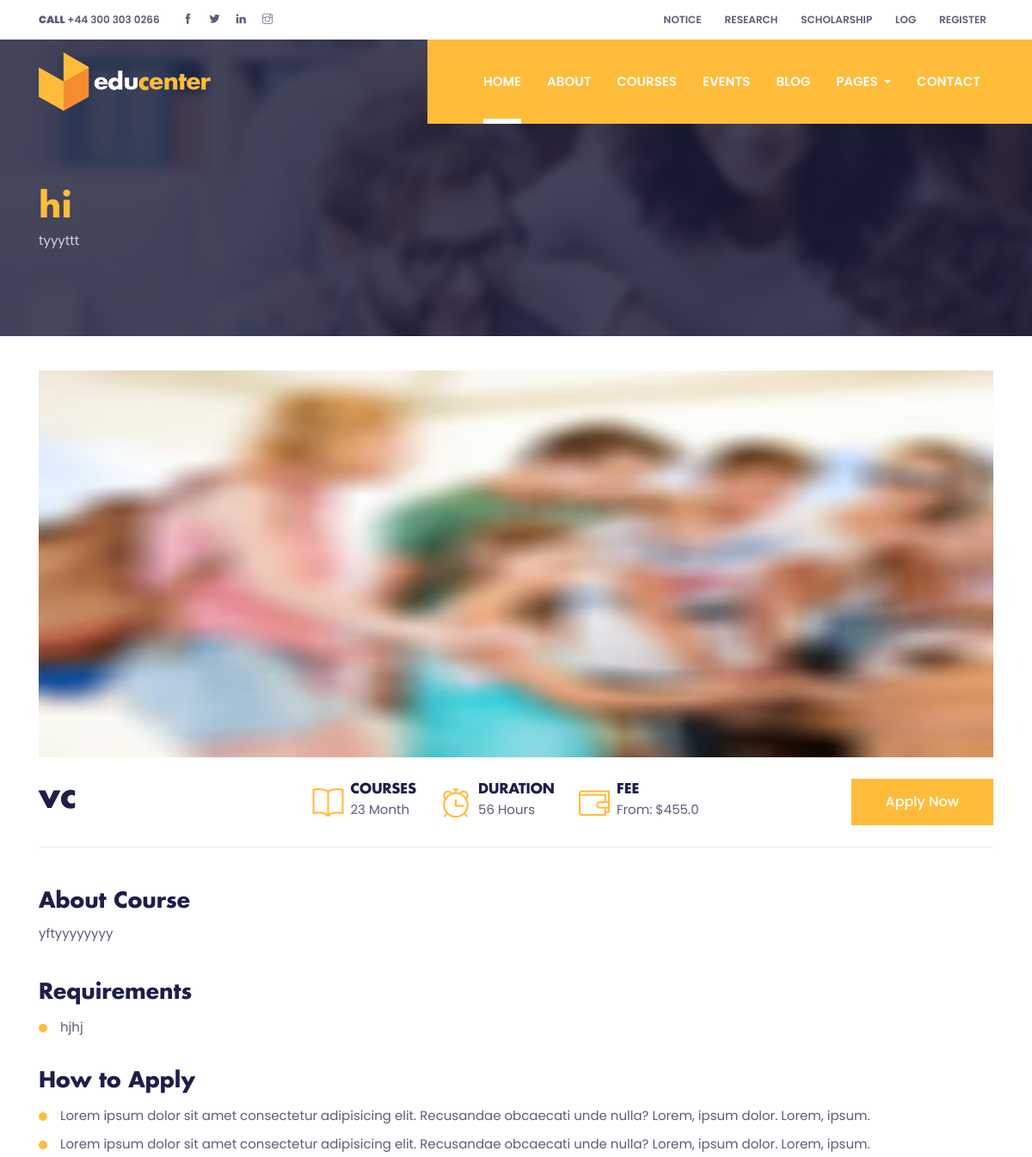
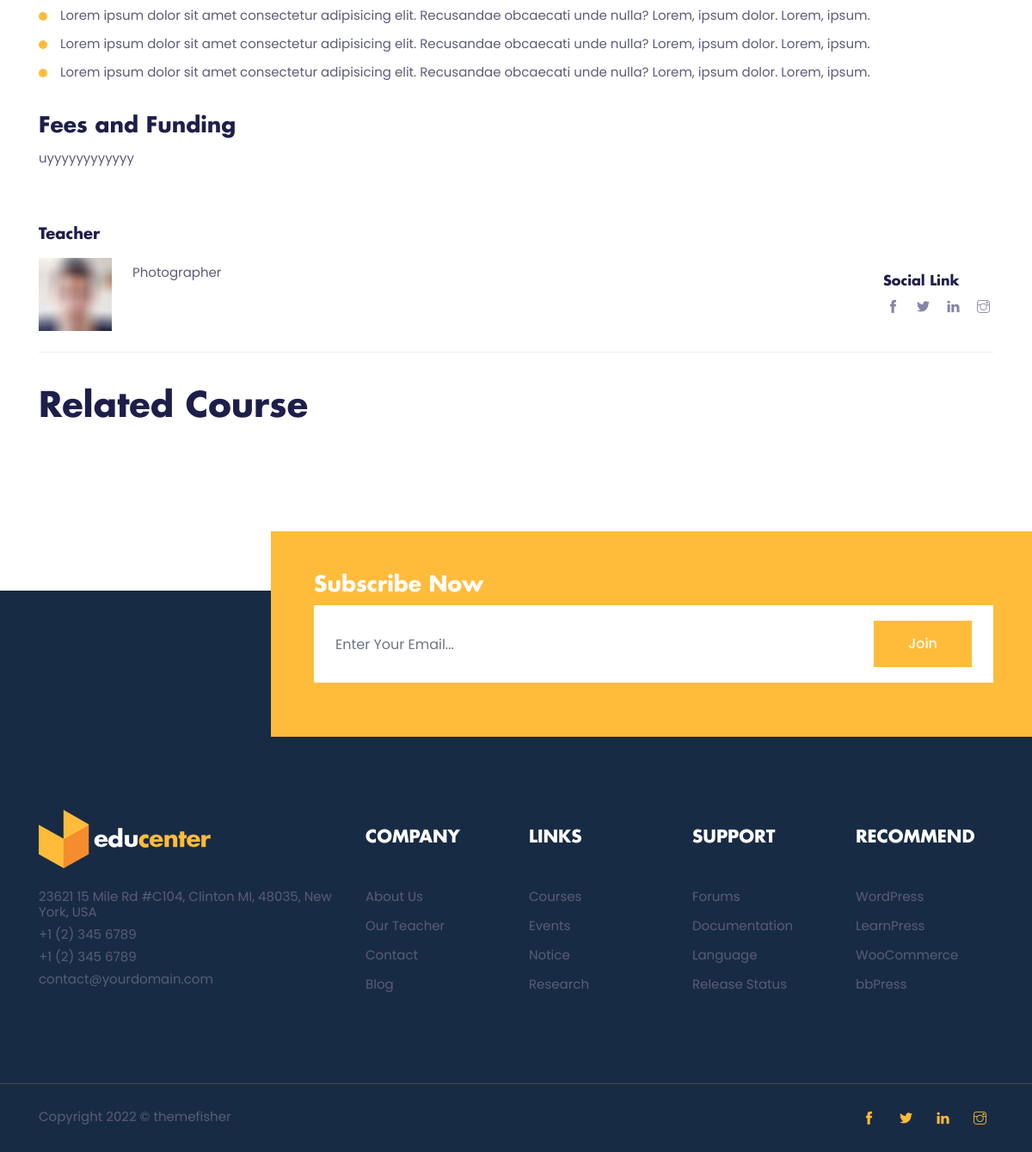
The app's page /educenter/course-single/1 with its own data (2 pictures, top to bottom).
### educenter/models.py (models this page shows)
class CommonInfo(models.Model):
    name = models.CharField(max_length=100, null=False)
    content = models.TextField(default='')
    header_about = models.ForeignKey('About', null=True, on_delete=models.CASCADE)
    class Meta:
        abstract = True
        ordering = ['id']
    def __str__(self):
        return self.name

class About(CommonInfo):
       header_about = None

class Course(CommonInfo):
    c_length = models.IntegerField()
    c_duration = models.IntegerField()
    c_requirement = models.ManyToManyField('Requirement')
    c_teacher = models.ForeignKey('Teacher', on_delete=models.SET_NULL, null=True)
    c_school = models.ForeignKey('School', on_delete=models.CASCADE)
    fees = models.FloatField(null=True, blank=True)
    funding = models.TextField(null=True, blank=True)
    image_url = models.ImageField(upload_to='images/courses/', null=True)

class Requirement(CommonInfo):
    content = None

### educenter/views.py (the view)
class CustomDetail(DetailView):
    def get_context_data(self, **kwargs):
        try:
            context = super().get_context_data(**kwargs)
            context['blog_reccommend'] = Blog.objects.filter(post_date__lt=date(2022,4,21))
            context['event_reccommend'] = Event.objects.filter(id__lt=4)
            context['title'] = self.object.header_about
            context['course_reccommend'] = Course.objects.filter(Q(c_school=self.object.c_school)&~Q(id=self.object.id))
        except AttributeError:
            pass
        return context

### templates/educenter/core/course-single.html
{% extends 'educenter/core/base.html' %}
{% load static %}
{% block content %}
{% include 'educenter/core/common/title.html' %}
{% include 'educenter/core/course/course-detail.html' %}
{% include 'educenter/core/course/related-course.html' %}
{% endblock content %}

### templates/educenter/core/common/title.html (shortened to what this page needs)
{% load static %}
<section class="page-title-section overlay" data-background="{% static 'images/backgrounds/page-title.jpg'%}">
  <div class="container">
    <div class="row">
      <div class="col-md-8">
        <ul class="list-inline custom-breadcrumb">
          <li class="list-inline-item"><a class="h2 text-primary font-secondary" href="{% url 'user:about' %}">{{title.name}}</a></li>
        </ul>
        <p class="text-lighten">{{title.content}}</p>
      </div>
    </div>
  </div>
</section>

### templates/educenter/core/course/course-detail.html (shortened to what this page needs)
{% load static %}
<section class="section-sm">
  <div class="container">
    <div class="row">
      <div class="col-12 mb-4">
        <img src={{ object.image_url.url}} class="img-fluid w-100" style="height: 450px;width:720px">
      </div>
    </div>
    <div class="row align-items-center mb-5">
      <div class="col-xl-3 order-1 col-sm-6 mb-4 mb-xl-0">
        <h2>{{object.name}}</h2>
      </div>
      <div class="col-xl-6 order-sm-3 order-xl-2 col-12 order-2">
        <ul class="list-inline text-xl-center">
          <li class="list-inline-item mr-4 mb-3 mb-sm-0">
            <div class="d-flex align-items-center">
              <i class="ti-book text-primary icon-md mr-2"></i>
              <div class="text-left">
                <h6 class="mb-0">COURSES</h6>
                <p class="mb-0">{{object.c_length}} Month</p>
              </div>
            </div>
          </li>
          <li class="list-inline-item mr-4 mb-3 mb-sm-0">
            <div class="d-flex align-items-center">
              <i class="ti-alarm-clock text-primary icon-md mr-2"></i>
              <div class="text-left">
                <h6 class="mb-0">DURATION</h6>
                <p class="mb-0">{{object.c_duration}} Hours</p>
              </div>
            </div>
          </li>
          <li class="list-inline-item mr-4 mb-3 mb-sm-0">
            <div class="d-flex align-items-center">
              <i class="ti-wallet text-primary icon-md mr-2"></i>
              <div class="text-left">
                <h6 class="mb-0">FEE</h6>
                <p class="mb-0">From: ${{object.fees}}</p>
              </div>
            </div>
          </li>
        </ul>
      </div>
      <div class="col-xl-3 text-sm-right text-left order-sm-2 order-3 order-xl-3 col-sm-6 mb-4 mb-xl-0">
        <a href="#" class="btn btn-primary">Apply now</a>
      </div>
      <div class="col-12 mt-4 order-4">
        <div class="border-bottom border-primary"></div>
      </div>
    </div>
    <div class="row">
      <div class="col-12 mb-4">
        <h3>About Course</h3>
        <p>{{object.content}}</p>
      </div>
      <div class="col-12 mb-4">
        <h3 class="mb-3">Requirements</h3>
        <div class="col-12 px-0">
          <div class="row">
            {% for r1 in object.c_requirement.all %}
            <div class="col-md-6">
              <ul class="list-styled">
                <li>{{r1}}</li>
              </ul>
            </div>
            {% endfor %}
          </div>
        </div>
      </div>
      <div class="col-12 mb-4">
        <h3 class="mb-3">How to Apply</h3>
        <ul class="list-styled">
          <li>Lorem ipsum dolor sit amet consectetur adipisicing elit. Recusandae obcaecati unde nulla? Lorem, ipsum
            dolor. Lorem, ipsum.</li>
          <li>Lorem ipsum dolor sit amet consectetur adipisicing elit. Recusandae obcaecati unde nulla? Lorem, ipsum
            dolor. Lorem, ipsum.</li>
          <li>Lorem ipsum dolor sit amet consectetur adipisicing elit. Recusandae obcaecati unde nulla? Lorem, ipsum
            dolor. Lorem, ipsum.</li>
          <li>Lorem ipsum dolor sit amet consectetur adipisicing elit. Recusandae obcaecati unde nulla? Lorem, ipsum
            dolor. Lorem, ipsum.</li>
          <li>Lorem ipsum dolor sit amet consectetur adipisicing elit. Recusandae obcaecati unde nulla? Lorem, ipsum
            dolor. Lorem, ipsum.</li>
        </ul>
      </div>
      <div class="col-12 mb-5">
        <h3>Fees and Funding</h3>
        <p>{{object.funding}}</p>
      </div>
      <div class="col-12">
        <h5 class="mb-3">Teacher</h5>
        <div class="d-flex justify-content-between align-items-center flex-wrap">
          <div class="media mb-2 mb-sm-0">
            <img class="mr-4 img-fluid" src="{% static 'images/teacher.jpg'%}" alt="Teacher">
            <div class="media-body">
              Photographer
            </div>
          </div>
          <div class="social-link">
            <h6 class="d-none d-sm-block">Social Link</h6>
            <ul class="list-inline">
              <li class="list-inline-item"><a class="d-inline-block text-light p-1" href="#"><i class="ti-facebook"></i></a></li>
              <li class="list-inline-item"><a class="d-inline-block text-light p-1" href="#"><i class="ti-twitter-alt"></i></a></li>
              <li class="list-inline-item"><a class="d-inline-block text-light p-1" href="#"><i class="ti-linkedin"></i></a></li>
              <li class="list-inline-item"><a class="d-inline-block text-light p-1" href="#"><i class="ti-instagram"></i></a></li>
            </ul>
          </div>
        </div>
        <div class="border-bottom border-primary mt-4"></div>
      </div>
    </div>
  </div>
</section>

### static/educenter/css/style.css (style rules this page uses)
body { line-height: 1.2; font-family: "Poppins", sans-serif; -webkit-font-smoothing: antialiased; font-size: 15px; color: #5c5c77; }
p, .paragraph { font-weight: 400; color: #5c5c77; font-size: 15px; line-height: 1.9; font-family: "Poppins", sans-serif; }
h1, h2, h3, h4, h5, h6 { color: #1e1e4b; font-family: "futura-bold"; font-weight: 700; line-height: 1.2; }
h2, .h2 { font-size: 40px; }
h3, .h3 { font-size: 25px; }
h5, .h5 { font-size: 18px; }
h6, .h6 { font-size: 16px; }
.btn { font-size: 16px; font-family: "Poppins", sans-serif; text-transform: capitalize; padding: 15px 40px; border-radius: 0; font-weight: 500; border: 0; position: relative; z-index: 1; transition: .2s ease; overflow: hidden; }
.btn::before { position: absolute; content: ""; height: 80%; width: 100%; left: 0; bottom: 10%; z-index: -1; transition: -webkit-transform .2s ease-in-out; transition: transform .2s ease-in-out; transition: transform .2s ease-in-out, -webkit-transform .2s ease-in-out; -webkit-transform-origin: top; transform-origin: top; -webkit-transform: scaleY(0); transform: scaleY(0); }
.btn-primary { background: #ffbc3b; color: #fff; }
.btn-primary::before { background: #fff; }
body { background-color: #fff; overflow-x: hidden; }
ol, ul { list-style-type: none; margin: 0px; }
img { vertical-align: middle; border: 0; }
a, a:hover, a:focus { text-decoration: none; }
a, button, select { cursor: pointer; transition: .2s ease; }
.section-sm { padding-top: 40px; padding-bottom: 40px; }
.border-primary { border-color: #ededf1 !important; }
.overlay { position: relative; }
.overlay::before { position: absolute; content: ''; height: 100%; width: 100%; top: 0; left: 0; background: #1a1a37; opacity: .8; }
.text-primary { color: #ffbc3b !important; }
.text-light { color: #8585a4 !important; }
.text-lighten { color: #d6d6e0 !important; }
.font-secondary { font-family: "futura-bold"; }
.icon-md { font-size: 36px; }
.page-title-section { padding: 200px 0 80px; }
.list-styled { padding-left: 25px; }
.list-styled li { position: relative; margin-bottom: 15px; }
.list-styled li::before { position: absolute; content: ""; height: 10px; width: 10px; border-radius: 50%; background: #ffbc3b; left: -25px; top: 5px; }

### records on screen
About: name "hi", content "tyyyttt"
Course: image_url (picture), name "vc", c_length "23", c_duration "56", fees "455.0", content "yftyyyyyyyy", funding "uyyyyyyyyyyyy"
Requirement: name "hjhj"
